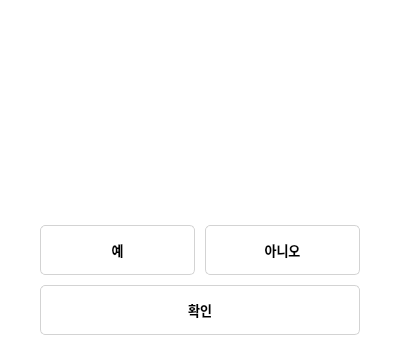
<?xml version="1.0" encoding="UTF-8"?>
<ui version="4.0">
 <class>DlgWarning</class>
 <widget class="QDialog" name="DlgWarning">
  <property name="windowModality">
   <enum>Qt::NonModal</enum>
  </property>
  <property name="geometry">
   <rect>
    <x>0</x>
    <y>0</y>
    <width>400</width>
    <height>350</height>
   </rect>
  </property>
  <property name="minimumSize">
   <size>
    <width>400</width>
    <height>350</height>
   </size>
  </property>
  <property name="windowTitle">
   <string>Warning</string>
  </property>
  <property name="styleSheet">
   <string notr="true">background-color:white;</string>
  </property>
  <property name="modal">
   <bool>true</bool>
  </property>
  <layout class="QVBoxLayout" name="verticalLayout_4" stretch="0,1,0">
   <property name="spacing">
    <number>0</number>
   </property>
   <property name="leftMargin">
    <number>0</number>
   </property>
   <property name="topMargin">
    <number>0</number>
   </property>
   <property name="rightMargin">
    <number>0</number>
   </property>
   <property name="bottomMargin">
    <number>0</number>
   </property>
   <item>
    <widget class="QWidget" name="widget" native="true">
     <layout class="QHBoxLayout" name="horizontalLayout">
      <item>
       <spacer name="horizontalSpacer">
        <property name="orientation">
         <enum>Qt::Horizontal</enum>
        </property>
        <property name="sizeHint" stdset="0">
         <size>
          <width>40</width>
          <height>20</height>
         </size>
        </property>
       </spacer>
      </item>
      <item>
       <widget class="QPushButton" name="btn_close">
        <property name="text">
         <string/>
        </property>
        <property name="icon">
         <iconset>
          <normaloff>../Images/img_close.png</normaloff>../Images/img_close.png</iconset>
        </property>
        <property name="autoDefault">
         <bool>false</bool>
        </property>
        <property name="flat">
         <bool>true</bool>
        </property>
       </widget>
      </item>
     </layout>
    </widget>
   </item>
   <item>
    <widget class="QWidget" name="widget_2" native="true">
     <layout class="QHBoxLayout" name="horizontalLayout_2" stretch="0,1">
      <property name="leftMargin">
       <number>9</number>
      </property>
      <property name="topMargin">
       <number>0</number>
      </property>
      <property name="rightMargin">
       <number>9</number>
      </property>
      <property name="bottomMargin">
       <number>9</number>
      </property>
      <item>
       <widget class="QWidget" name="widget_3" native="true">
        <layout class="QVBoxLayout" name="verticalLayout_2">
         <property name="leftMargin">
          <number>0</number>
         </property>
         <property name="topMargin">
          <number>0</number>
         </property>
         <property name="rightMargin">
          <number>0</number>
         </property>
         <property name="bottomMargin">
          <number>0</number>
         </property>
         <item>
          <widget class="QLabel" name="lbl_img">
           <property name="maximumSize">
            <size>
             <width>35</width>
             <height>35</height>
            </size>
           </property>
           <property name="text">
            <string/>
           </property>
           <property name="pixmap">
            <pixmap>../Images/img_warning.png</pixmap>
           </property>
          </widget>
         </item>
         <item>
          <spacer name="verticalSpacer">
           <property name="orientation">
            <enum>Qt::Vertical</enum>
           </property>
           <property name="sizeHint" stdset="0">
            <size>
             <width>20</width>
             <height>40</height>
            </size>
           </property>
          </spacer>
         </item>
        </layout>
       </widget>
      </item>
      <item>
       <layout class="QVBoxLayout" name="layout_content">
        <property name="topMargin">
         <number>5</number>
        </property>
        <item>
         <widget class="QLabel" name="lbl_text">
          <property name="font">
           <font>
            <family>Malgun Gothic</family>
            <pointsize>10</pointsize>
            <weight>75</weight>
            <bold>true</bold>
           </font>
          </property>
          <property name="text">
           <string/>
          </property>
          <property name="alignment">
           <set>Qt::AlignLeading|Qt::AlignLeft|Qt::AlignTop</set>
          </property>
         </widget>
        </item>
       </layout>
      </item>
     </layout>
    </widget>
   </item>
   <item>
    <layout class="QVBoxLayout" name="layout_button">
     <property name="spacing">
      <number>10</number>
     </property>
     <property name="leftMargin">
      <number>40</number>
     </property>
     <property name="topMargin">
      <number>15</number>
     </property>
     <property name="rightMargin">
      <number>40</number>
     </property>
     <property name="bottomMargin">
      <number>15</number>
     </property>
     <item>
      <widget class="QWidget" name="layout_double" native="true">
       <layout class="QHBoxLayout" name="horizontalLayout_3">
        <property name="spacing">
         <number>10</number>
        </property>
        <property name="leftMargin">
         <number>0</number>
        </property>
        <property name="topMargin">
         <number>0</number>
        </property>
        <property name="rightMargin">
         <number>0</number>
        </property>
        <property name="bottomMargin">
         <number>0</number>
        </property>
        <item>
         <widget class="QPushButton" name="btn_yes">
          <property name="sizePolicy">
           <sizepolicy hsizetype="Preferred" vsizetype="Preferred">
            <horstretch>0</horstretch>
            <verstretch>0</verstretch>
           </sizepolicy>
          </property>
          <property name="minimumSize">
           <size>
            <width>0</width>
            <height>50</height>
           </size>
          </property>
          <property name="font">
           <font>
            <family>Malgun Gothic</family>
            <pointsize>10</pointsize>
            <weight>75</weight>
            <italic>false</italic>
            <bold>true</bold>
           </font>
          </property>
          <property name="styleSheet">
           <string notr="true">border:1px solid lightgray;
border-radius:5px;
padding:5px;</string>
          </property>
          <property name="text">
           <string>예</string>
          </property>
         </widget>
        </item>
        <item>
         <widget class="QPushButton" name="btn_no">
          <property name="sizePolicy">
           <sizepolicy hsizetype="Preferred" vsizetype="Preferred">
            <horstretch>0</horstretch>
            <verstretch>0</verstretch>
           </sizepolicy>
          </property>
          <property name="minimumSize">
           <size>
            <width>0</width>
            <height>50</height>
           </size>
          </property>
          <property name="font">
           <font>
            <family>Malgun Gothic</family>
            <pointsize>10</pointsize>
            <weight>75</weight>
            <italic>false</italic>
            <bold>true</bold>
           </font>
          </property>
          <property name="styleSheet">
           <string notr="true">border:1px solid lightgray;
border-radius:5px;
padding:5px;</string>
          </property>
          <property name="text">
           <string>아니오</string>
          </property>
         </widget>
        </item>
       </layout>
      </widget>
     </item>
     <item>
      <widget class="QPushButton" name="btn_single">
       <property name="sizePolicy">
        <sizepolicy hsizetype="Preferred" vsizetype="Preferred">
         <horstretch>0</horstretch>
         <verstretch>0</verstretch>
        </sizepolicy>
       </property>
       <property name="minimumSize">
        <size>
         <width>0</width>
         <height>50</height>
        </size>
       </property>
       <property name="font">
        <font>
         <family>Malgun Gothic</family>
         <pointsize>10</pointsize>
         <weight>75</weight>
         <italic>false</italic>
         <bold>true</bold>
        </font>
       </property>
       <property name="styleSheet">
        <string notr="true">border:1px solid lightgray;
border-radius:5px;
padding:5px;</string>
       </property>
       <property name="text">
        <string>확인</string>
       </property>
      </widget>
     </item>
    </layout>
   </item>
  </layout>
 </widget>
 <resources/>
 <connections/>
</ui>
